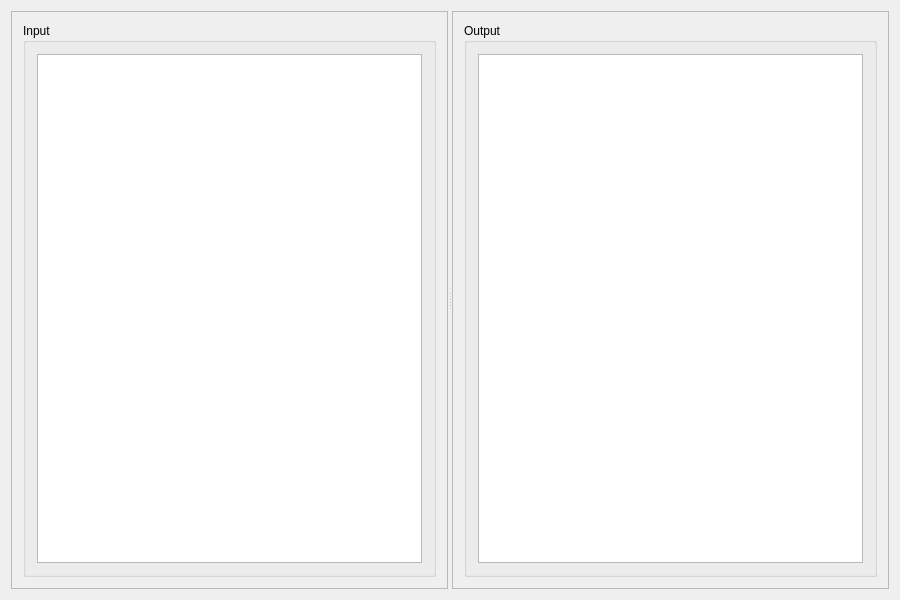
<?xml version="1.0" encoding="UTF-8"?>
<ui version="4.0">
 <class>MainWindow</class>
 <widget class="QMainWindow" name="MainWindow">
  <property name="geometry">
   <rect>
    <x>0</x>
    <y>0</y>
    <width>900</width>
    <height>600</height>
   </rect>
  </property>
  <property name="windowTitle">
   <string>MainWindow</string>
  </property>
  <property name="unifiedTitleAndToolBarOnMac">
   <bool>true</bool>
  </property>
  <widget class="QWidget" name="centralWidget">
   <layout class="QHBoxLayout" name="horizontalLayout">
    <item>
     <widget class="QSplitter" name="splitter">
      <property name="orientation">
       <enum>Qt::Horizontal</enum>
      </property>
      <widget class="QScrollArea" name="scrollArea">
       <property name="widgetResizable">
        <bool>true</bool>
       </property>
       <widget class="QWidget" name="scrollAreaWidgetContents_3">
        <property name="geometry">
         <rect>
          <x>0</x>
          <y>0</y>
          <width>433</width>
          <height>574</height>
         </rect>
        </property>
        <layout class="QVBoxLayout" name="verticalLayout">
         <item>
          <widget class="QGroupBox" name="groupBox">
           <property name="title">
            <string>Input</string>
           </property>
           <layout class="QVBoxLayout" name="verticalLayout_3">
            <item>
             <widget class="QTextEdit" name="textInput">
              <property name="readOnly">
               <bool>true</bool>
              </property>
             </widget>
            </item>
           </layout>
          </widget>
         </item>
        </layout>
       </widget>
      </widget>
      <widget class="QScrollArea" name="scrollArea_2">
       <property name="widgetResizable">
        <bool>true</bool>
       </property>
       <widget class="QWidget" name="scrollAreaWidgetContents_5">
        <property name="geometry">
         <rect>
          <x>0</x>
          <y>0</y>
          <width>432</width>
          <height>574</height>
         </rect>
        </property>
        <layout class="QVBoxLayout" name="verticalLayout_2">
         <item>
          <widget class="QGroupBox" name="groupBox_2">
           <property name="title">
            <string>Output</string>
           </property>
           <layout class="QVBoxLayout" name="verticalLayout_4">
            <item>
             <widget class="QTextEdit" name="textOutput">
              <property name="readOnly">
               <bool>true</bool>
              </property>
             </widget>
            </item>
           </layout>
          </widget>
         </item>
        </layout>
       </widget>
      </widget>
     </widget>
    </item>
   </layout>
  </widget>
 </widget>
 <layoutdefault spacing="6" margin="11"/>
 <resources/>
 <connections/>
</ui>
